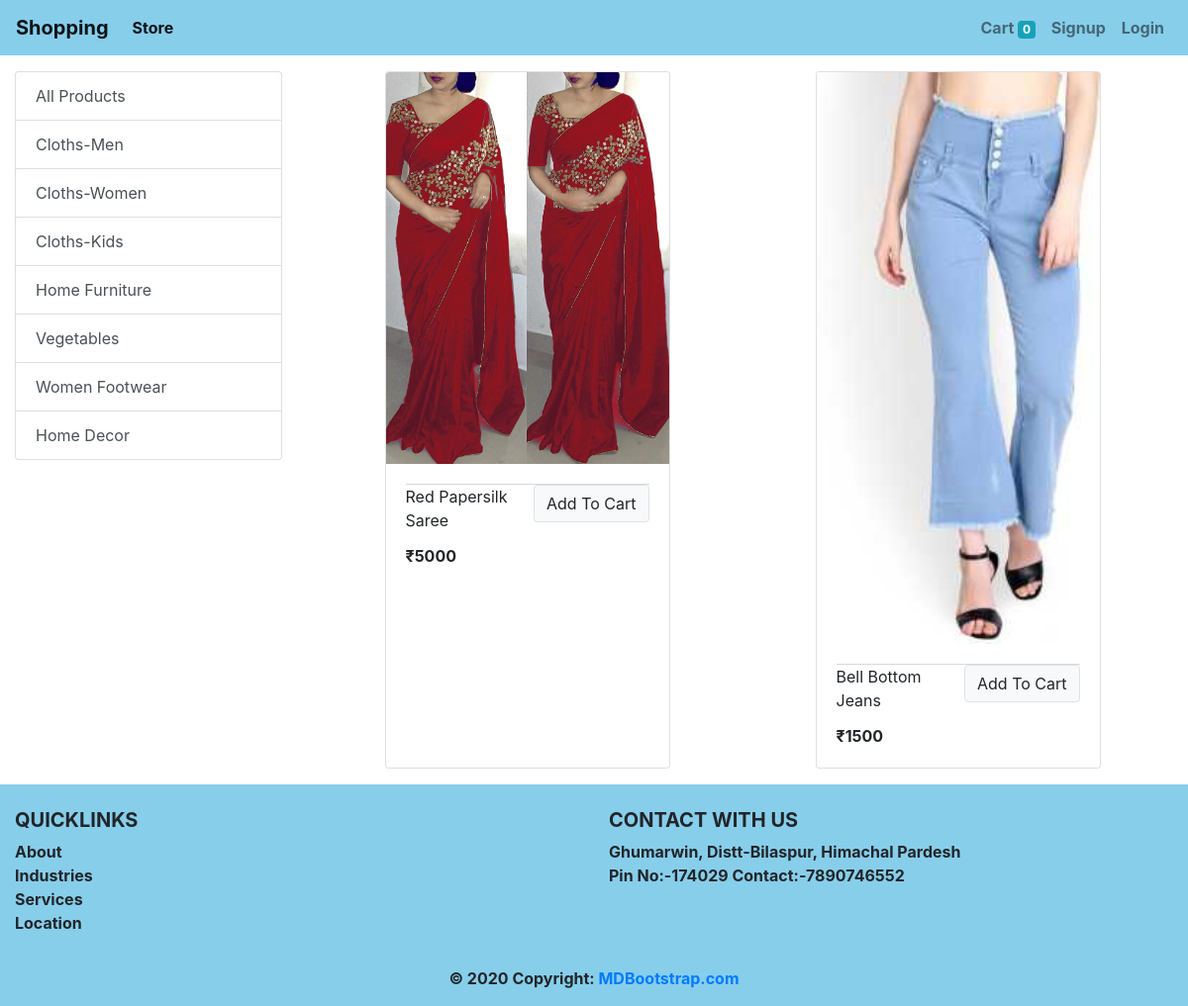
The app's page /?category=2 with its own data.
### store/models/category.py (models this page shows, shortened)
class Category(models.Model):
    name = models.CharField(max_length=20)
    @staticmethod
    def get_all_categories():
        return Category.objects.all()

### store/models/product.py (models this page shows, shortened)
class Product(models.Model):
    name = models.CharField(max_length=50)
    price = models.IntegerField(default=0)
    category = models.ForeignKey(Category, on_delete=models.CASCADE , default=1)
    description = models.CharField(max_length=200 , default='' , null=True , blank=True )
    image = models.ImageField(upload_to='uploads/products/')
    @staticmethod
    def get_all_products_by_categoryid(category_id):
        if category_id:
            return Product.objects.filter(category = category_id)
        else:
            return Product.get_all_products();

### store/views/home.py (the view, shortened to what this page needs)
# urls.py: path('', Index.as_view(), name='homepage'),
class Index(View):
    def get(self, request):
         cart = request.session.get('cart')
         if not cart:
            request.session['cart'] = {}
         products = None
         categories = Category.get_all_categories()
         categoryID = request.GET.get('category')
         if categoryID:
              products = Product.get_all_products_by_categoryid(categoryID)
         else:
             products = Product.get_all_product();
         data = {}
         data['products'] = products
         data['categories'] = categories
         return render(request, 'index.html', data)

### store/templatetags/cart.py (called while the page is built)
@register.filter(name='is_in_cart')
def is_in_cart(product, cart):
    keys = cart.keys()
    for id in keys:
        if int_or_0(id) == product.id:
            return True
    return False;

### store/templatetags/custom_filter.py (called while the page is built)
@register.filter(name='currency')
def currency(number):
    return "₹"+str(number)

### store/templates/index.html (shortened to what this page needs)
{% extends 'base.html' %}
{% block content %}
{% load cart %}
{% load custom_filter %}
<div class="container-fluid mt-3">
   <div class="row">
   <div class="col-lg-3">
       <div class="list-group">
           <a href="/" class="list-group-item
           list-group-item-action">All Products</a>
           {% for category in categories %}
           <a href="?category={{category.id}}"
           class="list-group-item list-group-item-action">{{category.name}}</a>
           {% endfor %}
       </div>
   </div>
       <div id='products' class="col-lg-9 mx-auto">
           <div class="row mx-auto">
       {% for product in products %}
       <div class="card mx-auto mb-3" id='{{product.id}}' style="width: 18rem;">
         <img class="card-img-top" src="{{product.image.url}}" alt="Card image cap">
           <div class="card-body">
                 <div class="card-footer p-0 ">
                 </div>
                {% if product|is_in_cart:request.session.cart%}
               <div class="row no-gutters">
                   <form action="/#{{product.id}}" class="col-2" method="post">
                       {% csrf_token %}
                       <input hidden type="text" name='product' value='{{product.id}}'>
                       <input hidden type="text" name='remove' value= 'True'>
                       <input type="submit" value=" - " class=" btn btn-block btn secondary">
                   </form>
                   <div class="text-center col"> {{product|cart_quantity:request.session.cart}} in cart</div>
                   <form action="/#{{product.id}}" class="col-2" method="post">
                       {% csrf_token %}
                       <input hidden type="text" name='product' value='{{product.id}}'>
                       <input type="submit" value=" + " class=" btn btn-block btn secondary">
                   </form>
               </div>
               {% else%}
                <form action="/#{{product.id}}" method="POST" class="btn-block">
               <input type="submit" class="float-right btn btn btn-light
               border from -control" value="Add To Cart">
               {% endif %}
               </form>
               <p class="card-title">{{product.name}}</p>
               <p class="card-text"><b>{{product.price|currency}}</b></p>
             </div>
           </div>
           {% endfor %}
          </div>
      </div>
   </div>
</div>
{% endblock %}

### records on screen
Category: name "Cloths-Men"
Category: name "Cloths-Women"
Category: name "Cloths-Kids"
Category: name "Home Furniture"
Category: name "Vegetables"
Category: name "Women Footwear"
Category: name "Home Decor"
Product: image (picture), name "Red Papersilk Saree", price "₹5000"
Product: image (picture), name "Bell Bottom Jeans", price "₹1500"

### other values on screen
{{ request.session.cart.keys|length }} "0"
